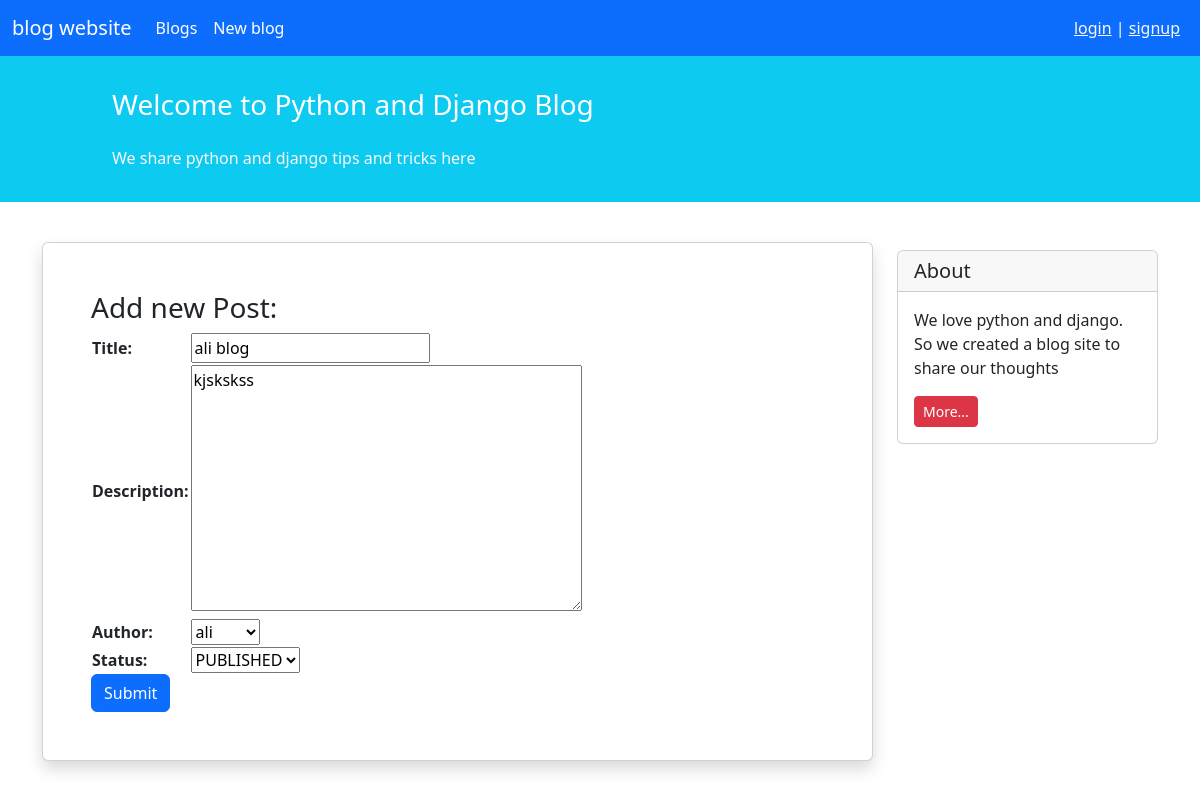
The app's page /post/8/update/ with its own data.
### blog/models.py (models this page shows, shortened)
class Post(models.Model):
    STATUS_CONDITION = (
        ('PUB', 'PUBLISHED'),
        ('DRF', 'DRAFT')
    )
    title = models.CharField(max_length=100)
    description = models.TextField()
    author = models.ForeignKey('auth.User', on_delete=models.CASCADE)
    datetime_created = models.DateTimeField(auto_now_add=True)
    datetime_modified = models.DateTimeField(auto_now=True)
    status = models.CharField(choices=STATUS_CONDITION, max_length=5, default=STATUS_CONDITION[0][0])

### blog/views.py (the view)
# urls.py: path('<int:pk>/update/', PostUpdateView.as_view(), name='post_update'),
class PostUpdateView(generic.UpdateView):
    model = Post
    form_class = NewPostForm
    template_name = 'blog/post_create.html'
    context_object_name = 'form'

### blog/forms.py
class NewPostForm(ModelForm):
    class Meta:
        model = Post
        fields = ['title', 'description', 'author', 'status']

### blog/templates/blog/post_create.html (shortened to what this page needs)
{% extends '_base.html' %}
{% block content %}
    <div class="container mt-4">
        <div class="row">
            <div class="col-9">
                <div class="card shadow my-3 p-5">
                    <h3>Add new Post:</h3>
                    <form action="" method="post">
                        <table>
                            {{ form.as_table }}
                        </table>
                        <button type="submit" class="btn btn-primary">Submit</button>
                    </form>
                </div>
            </div>
            <div class="col-3">
                <div class="card my-4">
                    <h5 class="card-header">About</h5>
                    <div class="card-body">
                        <p class="card-text">We love python and django. So we created a blog site to share our
                            thoughts</p>
                        <a href="#"
                           class="btn btn-sm btn-danger">
                            More...
                        </a>
                    </div>
                </div>
            </div>
        </div>
    </div>
{% endblock content %}

### records on screen
Post: title "ali blog", description "kjskskss", author "ali", status "PUBLISHED"
